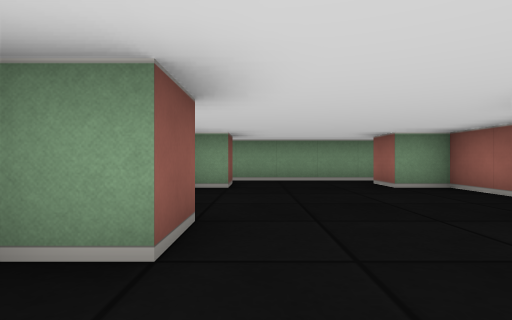
[1] (above)

16 first-person views from a walk through a cub3D maze. The camera is about half as high as the walls, looks level and sees 80° across. The floor is counted in squares. Each view is taken from the middle of a square. On the plan, view 1 faces up. The plan holds only what a view shows up to about 9 squares ahead; the rest is blank.

[2]
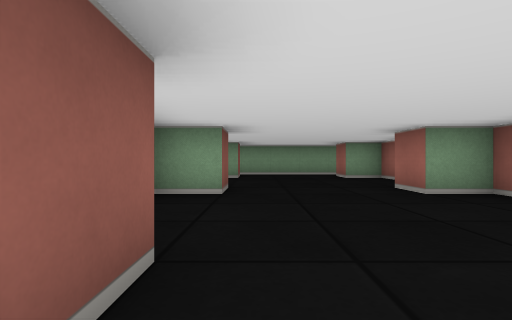

[3]
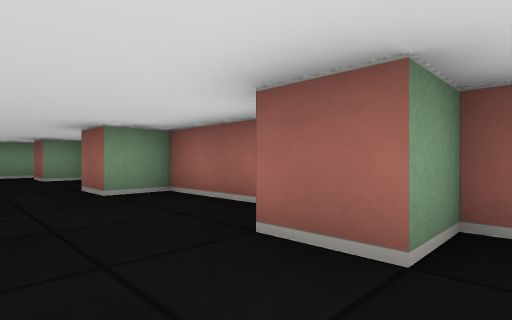

[4]
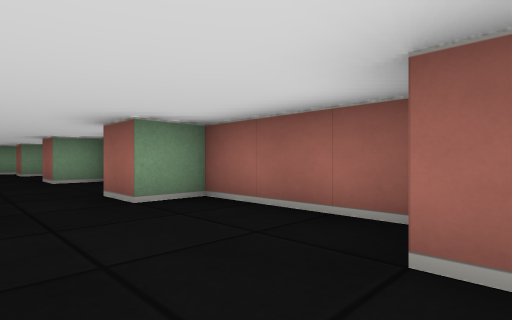

[5]
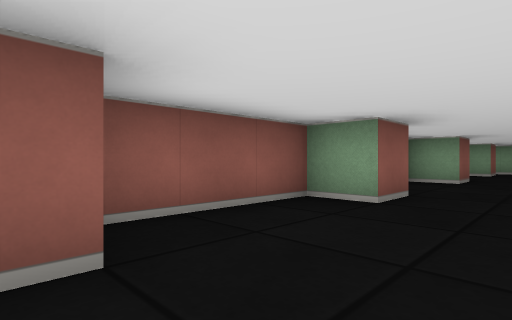

[6]
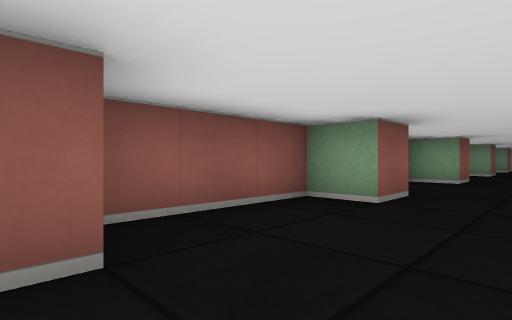

[7]
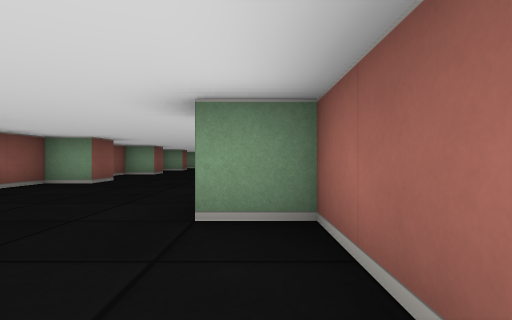

[8]
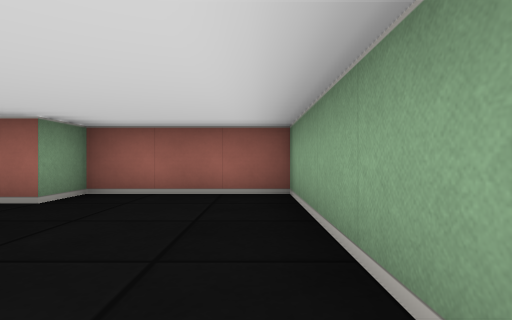

[9]
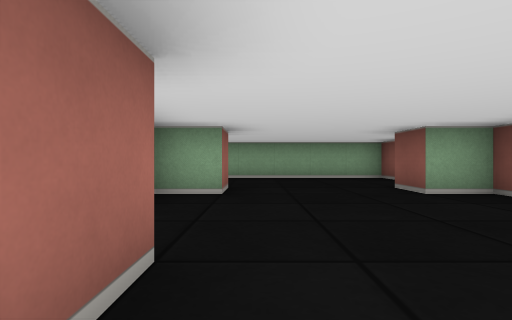

[10]
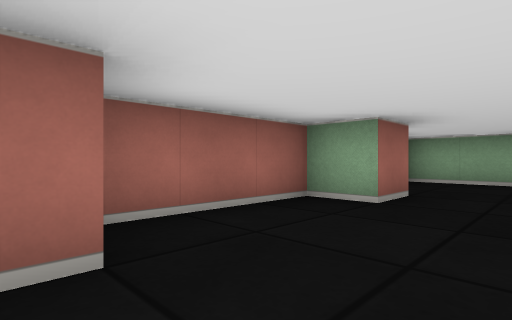

[11]
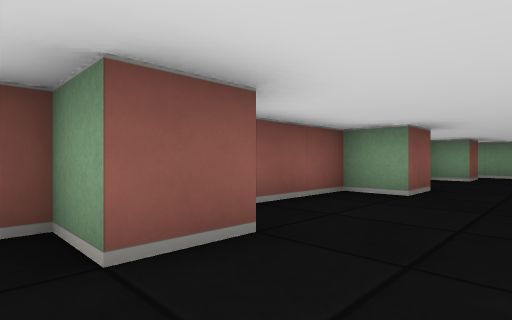

[12]
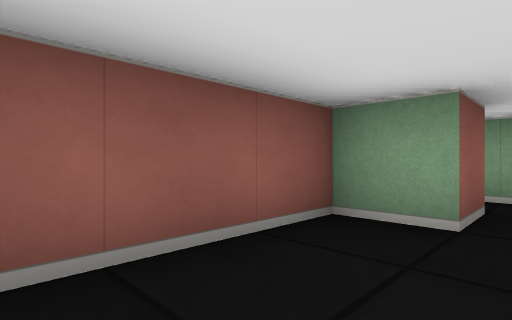

[13]
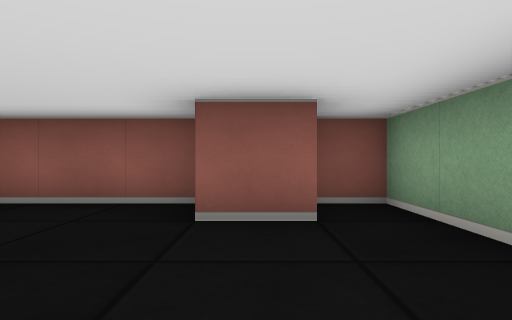

[14]
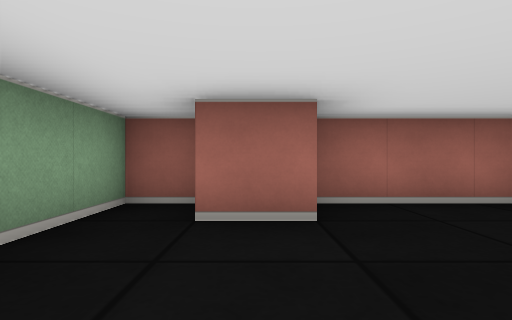

[15]
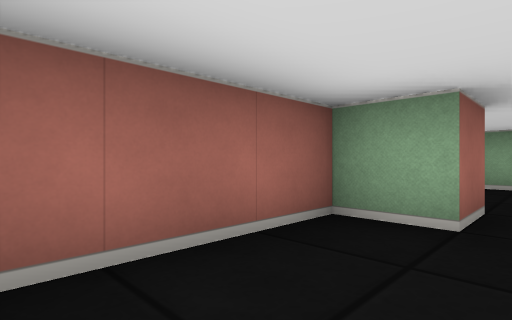

[16]
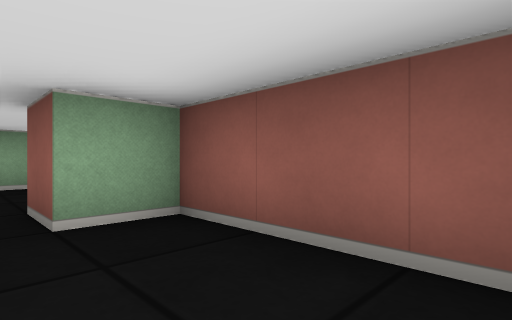

### Floor plan
Points are (right, up) in squares from view 1. A wall is a line through its corners. A room is listed if a view was taken in it or the views show most of it. See-through windows are left out.
Room 1 (views 1, 2, 3, 4, 5, 6, 7, 8, 9, 10, 11, 12, 13, 14, 15, 16)
walls: (-1, -5.5) (-0.5, -5.5) (-0.5, -6.5) (-1.5, -6.5) (-1.5, -9.5) (-0.5, -9.5) (-0.5, -10.5); (3.5, -5.2) (3.5, -2.5) (2.5, -2.5) (2.5, -1.5) (3.5, -1.5) (3.5, 1.5) (2.5, 1.5) (2.5, 2.5); (2.5, -6.5) (2.5, -5.5) (3, -5.5); (-0.5, 2.5) (-0.5, 1.5) (-1.5, 1.5) (-1.5, -1.5) (-0.5, -1.5) (-0.5, -2.5) (-1.5, -2.5) (-1.5, -5.2); (3.5, 3) (3.5, 5.5) (2.5, 5.5) (2.5, 6.5); (-0.5, 6.5) (-0.5, 5.5) (-1.5, 5.5) (-1.5, 3); (-1.5, -12.6) (-1.5, -13.5) (3.5, -13.5) (3.5, -10.5) (2.5, -10.5) (2.5, -9.5) (3.5, -9.5) (3.5, -6.8); (3.5, 6.6) (3.5, 7.5) (-1.5, 7.5) (-1.5, 6.6)

Where each view was taken, in squares from view 1:
view 1: 0 up, 0 right, facing up
view 2: 3 down, 0 right, facing up
view 3: 3 down, 1 right, facing up-right
view 4: 6 down, 1 right, facing up-right
view 5: 6 down, 1 right, facing up-left
view 6: 10 down, 1 right, facing up-left
view 7: 13 down, 3 right, facing up
view 8: 13 down, 1 left, facing right
view 9: 5 down, 2 right, facing down
view 10: 6 down, 1 right, facing down-right
view 11: 3 down, 1 right, facing up-left
view 12: 3 up, 0 right, facing up-left
view 13: 6 up, 2 right, facing left
view 14: 6 up, 0 right, facing right
view 15: 1 up, 2 right, facing down-right
view 16: 1 up, 0 right, facing down-left
